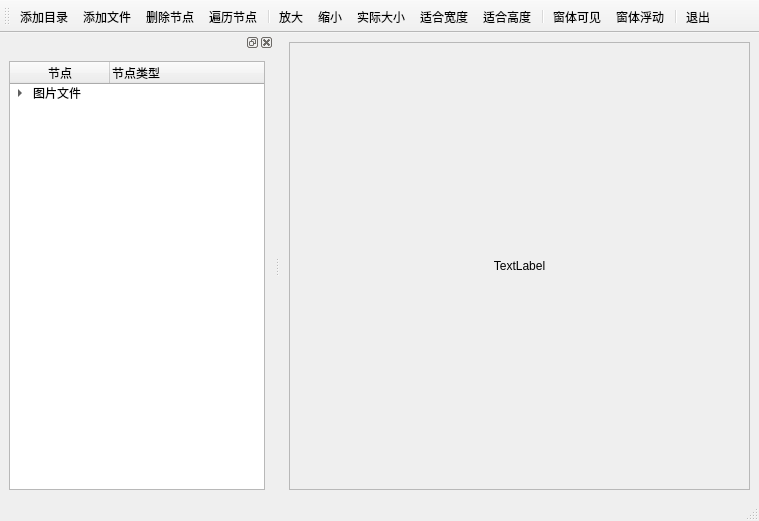
<?xml version="1.0" encoding="UTF-8"?>
<ui version="4.0">
 <class>MainWindow</class>
 <widget class="QMainWindow" name="MainWindow">
  <property name="geometry">
   <rect>
    <x>0</x>
    <y>0</y>
    <width>759</width>
    <height>521</height>
   </rect>
  </property>
  <property name="windowTitle">
   <string>MainWindow</string>
  </property>
  <widget class="QWidget" name="centralwidget">
   <layout class="QHBoxLayout" name="horizontalLayout_3">
    <item>
     <widget class="QScrollArea" name="scrollArea">
      <property name="widgetResizable">
       <bool>true</bool>
      </property>
      <widget class="QWidget" name="scrollAreaWidgetContents_2">
       <property name="geometry">
        <rect>
         <x>0</x>
         <y>0</y>
         <width>452</width>
         <height>386</height>
        </rect>
       </property>
       <layout class="QHBoxLayout" name="horizontalLayout_2">
        <item>
         <widget class="QLabel" name="labPicture">
          <property name="text">
           <string>TextLabel</string>
          </property>
          <property name="scaledContents">
           <bool>false</bool>
          </property>
          <property name="alignment">
           <set>Qt::AlignCenter</set>
          </property>
         </widget>
        </item>
       </layout>
      </widget>
     </widget>
    </item>
   </layout>
  </widget>
  <widget class="QMenuBar" name="menubar">
   <property name="geometry">
    <rect>
     <x>0</x>
     <y>0</y>
     <width>759</width>
     <height>22</height>
    </rect>
   </property>
  </widget>
  <widget class="QStatusBar" name="statusbar"/>
  <widget class="QToolBar" name="toolBar">
   <property name="sizePolicy">
    <sizepolicy hsizetype="Preferred" vsizetype="Fixed">
     <horstretch>0</horstretch>
     <verstretch>0</verstretch>
    </sizepolicy>
   </property>
   <property name="windowTitle">
    <string>toolBar</string>
   </property>
   <property name="layoutDirection">
    <enum>Qt::LeftToRight</enum>
   </property>
   <property name="allowedAreas">
    <set>Qt::AllToolBarAreas</set>
   </property>
   <property name="orientation">
    <enum>Qt::Horizontal</enum>
   </property>
   <property name="toolButtonStyle">
    <enum>Qt::ToolButtonTextUnderIcon</enum>
   </property>
   <property name="floatable">
    <bool>true</bool>
   </property>
   <attribute name="toolBarArea">
    <enum>TopToolBarArea</enum>
   </attribute>
   <attribute name="toolBarBreak">
    <bool>false</bool>
   </attribute>
   <addaction name="actAddFolder"/>
   <addaction name="actAddFiles"/>
   <addaction name="actDeleteItem"/>
   <addaction name="actScanItems"/>
   <addaction name="separator"/>
   <addaction name="actZoomIn"/>
   <addaction name="actZoomOut"/>
   <addaction name="actZoomRealSize"/>
   <addaction name="actZoomFitW"/>
   <addaction name="actZoomFitH"/>
   <addaction name="separator"/>
   <addaction name="actDockVisible"/>
   <addaction name="actDockFloat"/>
   <addaction name="separator"/>
   <addaction name="actQuit"/>
  </widget>
  <widget class="QDockWidget" name="dockWidget_2">
   <property name="features">
    <set>QDockWidget::AllDockWidgetFeatures</set>
   </property>
   <property name="allowedAreas">
    <set>Qt::LeftDockWidgetArea|Qt::RightDockWidgetArea</set>
   </property>
   <attribute name="dockWidgetArea">
    <number>1</number>
   </attribute>
   <widget class="QWidget" name="dockWidgetContents_4">
    <layout class="QHBoxLayout" name="horizontalLayout">
     <item>
      <widget class="QTreeWidget" name="treeWidget">
       <column>
        <property name="text">
         <string>节点</string>
        </property>
        <property name="textAlignment">
         <set>AlignCenter</set>
        </property>
       </column>
       <column>
        <property name="text">
         <string>节点类型</string>
        </property>
       </column>
       <item>
        <property name="text">
         <string>图片文件</string>
        </property>
        <property name="icon">
         <iconset resource="images.qrc">
          <normaloff>:/images/icons/15.ico</normaloff>:/images/icons/15.ico</iconset>
        </property>
        <item>
         <property name="text">
          <string>分组节点</string>
         </property>
         <property name="icon">
          <iconset resource="images.qrc">
           <normaloff>:/images/icons/folder1.bmp</normaloff>:/images/icons/folder1.bmp</iconset>
         </property>
         <item>
          <property name="text">
           <string>图片节点</string>
          </property>
          <property name="icon">
           <iconset resource="images.qrc">
            <normaloff>:/images/icons/31.ico</normaloff>:/images/icons/31.ico</iconset>
          </property>
          <property name="text">
           <string/>
          </property>
         </item>
        </item>
        <item>
         <property name="text">
          <string>分组2</string>
         </property>
         <item>
          <property name="text">
           <string>图片2</string>
          </property>
          <property name="text">
           <string/>
          </property>
          <property name="icon">
           <iconset resource="images.qrc">
            <normaloff>:/images/icons/31.ico</normaloff>:/images/icons/31.ico</iconset>
          </property>
         </item>
        </item>
       </item>
      </widget>
     </item>
    </layout>
   </widget>
  </widget>
  <action name="actAddFolder">
   <property name="icon">
    <iconset resource="images.qrc">
     <normaloff>:/images/icons/open3.bmp</normaloff>:/images/icons/open3.bmp</iconset>
   </property>
   <property name="text">
    <string>添加目录</string>
   </property>
   <property name="toolTip">
    <string>添加目录</string>
   </property>
  </action>
  <action name="actAddFiles">
   <property name="icon">
    <iconset resource="images.qrc">
     <normaloff>:/images/icons/824.bmp</normaloff>:/images/icons/824.bmp</iconset>
   </property>
   <property name="text">
    <string>添加文件</string>
   </property>
   <property name="toolTip">
    <string>添加文件</string>
   </property>
  </action>
  <action name="actZoomIn">
   <property name="icon">
    <iconset resource="images.qrc">
     <normaloff>:/images/icons/418.bmp</normaloff>:/images/icons/418.bmp</iconset>
   </property>
   <property name="text">
    <string>放大</string>
   </property>
   <property name="toolTip">
    <string>放大图片</string>
   </property>
  </action>
  <action name="actZoomOut">
   <property name="icon">
    <iconset resource="images.qrc">
     <normaloff>:/images/icons/416.bmp</normaloff>:/images/icons/416.bmp</iconset>
   </property>
   <property name="text">
    <string>缩小</string>
   </property>
   <property name="toolTip">
    <string>缩小</string>
   </property>
  </action>
  <action name="actZoomRealSize">
   <property name="icon">
    <iconset resource="images.qrc">
     <normaloff>:/images/icons/414.bmp</normaloff>:/images/icons/414.bmp</iconset>
   </property>
   <property name="text">
    <string>实际大小</string>
   </property>
   <property name="toolTip">
    <string>实际大小</string>
   </property>
  </action>
  <action name="actZoomFitW">
   <property name="icon">
    <iconset resource="images.qrc">
     <normaloff>:/images/icons/424.bmp</normaloff>:/images/icons/424.bmp</iconset>
   </property>
   <property name="text">
    <string>适合宽度</string>
   </property>
  </action>
  <action name="actDeleteItem">
   <property name="icon">
    <iconset resource="images.qrc">
     <normaloff>:/images/icons/delete1.bmp</normaloff>:/images/icons/delete1.bmp</iconset>
   </property>
   <property name="text">
    <string>删除节点</string>
   </property>
  </action>
  <action name="actQuit">
   <property name="icon">
    <iconset resource="images.qrc">
     <normaloff>:/images/icons/exit.bmp</normaloff>:/images/icons/exit.bmp</iconset>
   </property>
   <property name="text">
    <string>退出</string>
   </property>
  </action>
  <action name="actZoomFitH">
   <property name="icon">
    <iconset resource="images.qrc">
     <normaloff>:/images/icons/426.bmp</normaloff>:/images/icons/426.bmp</iconset>
   </property>
   <property name="text">
    <string>适合高度</string>
   </property>
  </action>
  <action name="actScanItems">
   <property name="icon">
    <iconset resource="images.qrc">
     <normaloff>:/images/icons/fold.bmp</normaloff>:/images/icons/fold.bmp</iconset>
   </property>
   <property name="text">
    <string>遍历节点</string>
   </property>
  </action>
  <action name="actDockVisible">
   <property name="checkable">
    <bool>true</bool>
   </property>
   <property name="icon">
    <iconset resource="images.qrc">
     <normaloff>:/images/icons/414.bmp</normaloff>:/images/icons/414.bmp</iconset>
   </property>
   <property name="text">
    <string>窗体可见</string>
   </property>
  </action>
  <action name="actDockFloat">
   <property name="checkable">
    <bool>true</bool>
   </property>
   <property name="icon">
    <iconset resource="images.qrc">
     <normaloff>:/images/icons/814.bmp</normaloff>:/images/icons/814.bmp</iconset>
   </property>
   <property name="text">
    <string>窗体浮动</string>
   </property>
  </action>
 </widget>
 <resources>
  <include location="images.qrc"/>
 </resources>
 <connections>
  <connection>
   <sender>actQuit</sender>
   <signal>triggered()</signal>
   <receiver>MainWindow</receiver>
   <slot>close()</slot>
   <hints>
    <hint type="sourcelabel">
     <x>-1</x>
     <y>-1</y>
    </hint>
    <hint type="destinationlabel">
     <x>399</x>
     <y>299</y>
    </hint>
   </hints>
  </connection>
 </connections>
</ui>
